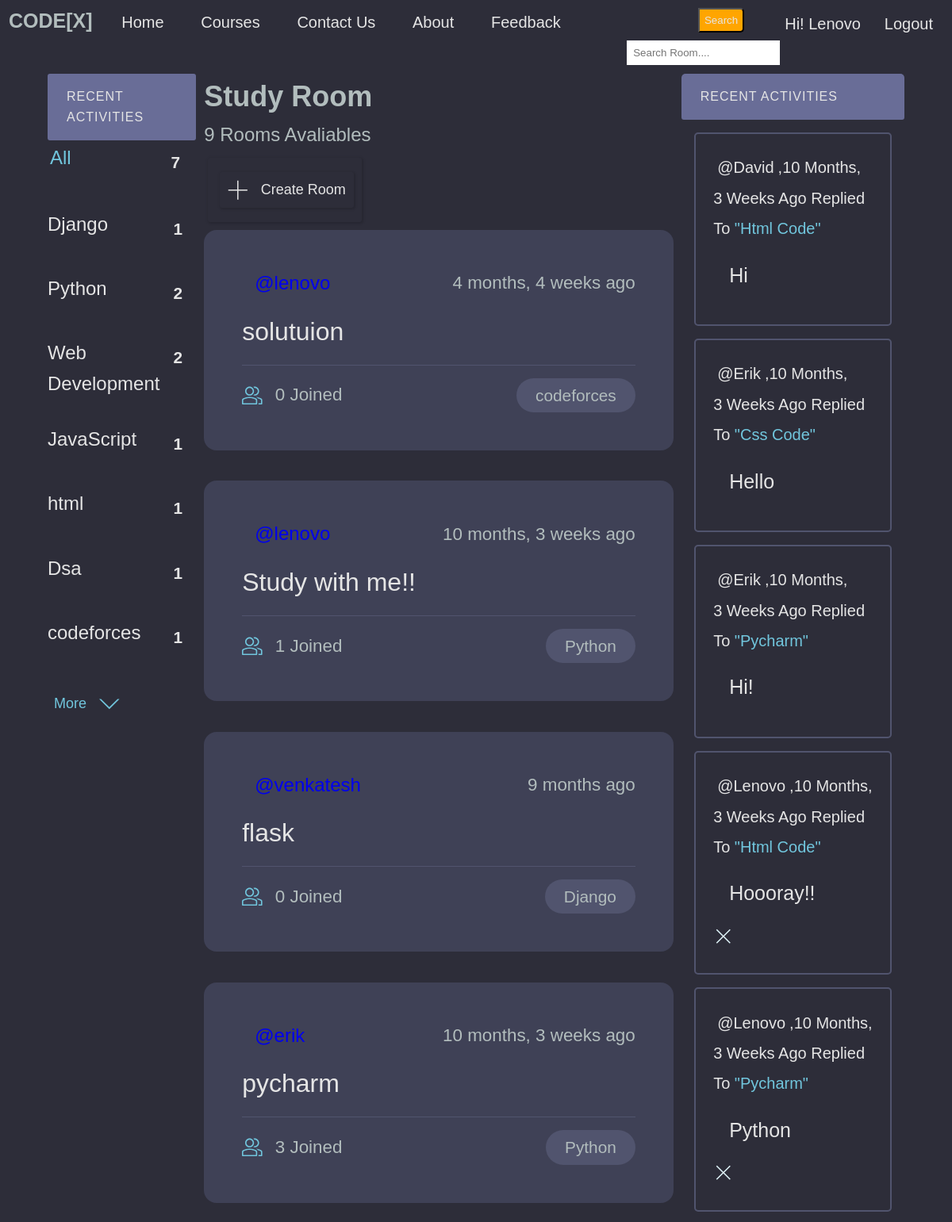
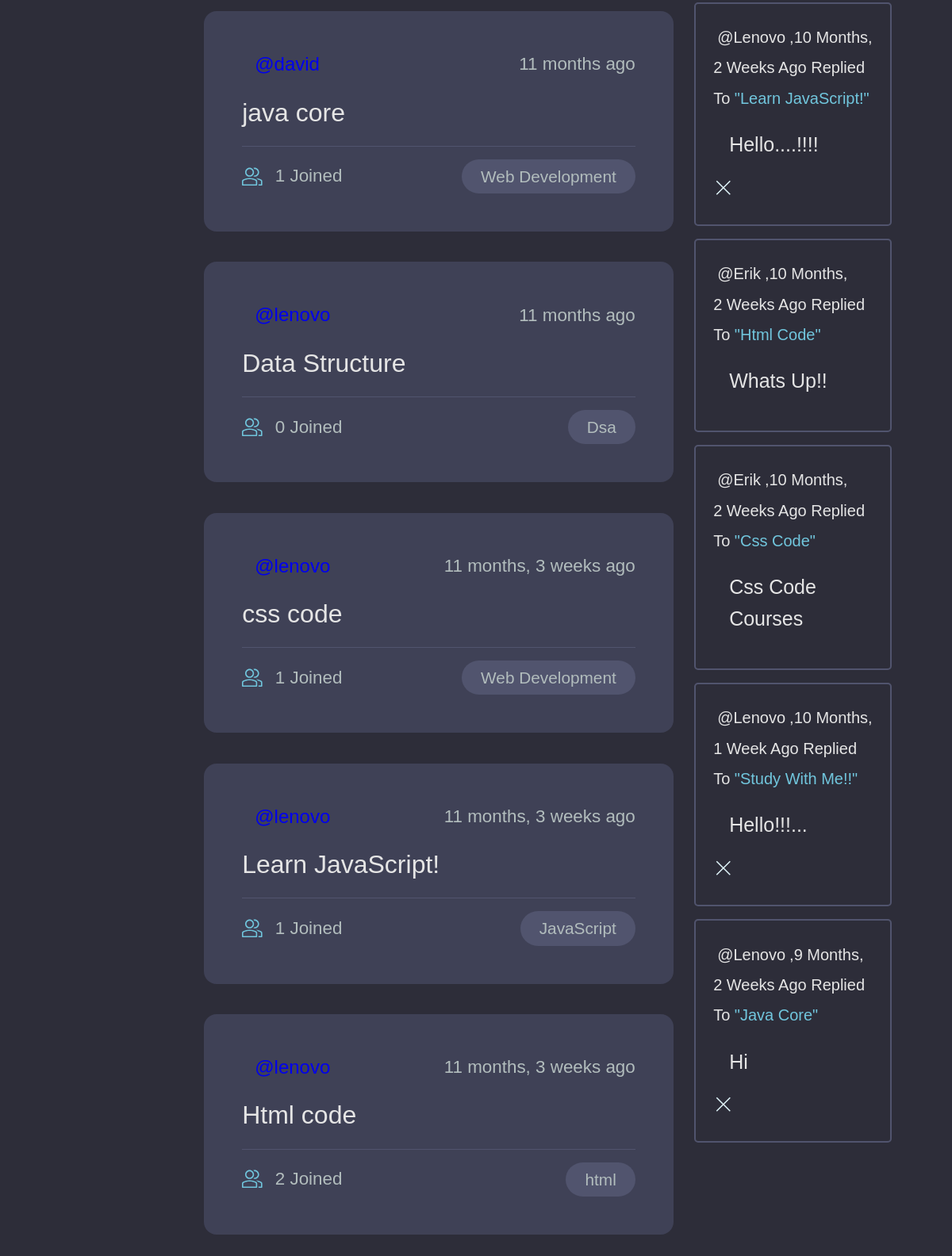
The app's page / (signed in) with its own data (2 pictures, top to bottom).
### base/models.py (models this page shows, shortened)
class Topic(models.Model):
    name = models.CharField(max_length=200)

class Room(models.Model):
    host =  models.ForeignKey(User, on_delete=models.SET_NULL,null=True)
    topic = models.ForeignKey(Topic, on_delete=models.SET_NULL,null=True)
    name =  models.CharField(max_length= 200)
    description = models.TextField(null= True, blank= True)
    participants= models.ManyToManyField(User, related_name='participants', blank=True)
    updated= models.DateTimeField(auto_now= True)
    created= models.DateTimeField(auto_now_add=True)
    class Meta:
        ordering = ['-updated','-created']
    def __str__(self):
        return self.name

class Message(models.Model):
    user= models.ForeignKey(User, on_delete=models.CASCADE)
    room = models.ForeignKey(Room, on_delete=models.CASCADE)
    body = models.TextField()
    updated= models.DateTimeField(auto_now= True)
    created = models.DateTimeField(auto_now_add=True)
    def __str__(self):
        return self.body[0:50]

### base/views.py (the view)
# urls.py: path('',views.home, name="home"),
def home(request):
    q = request.GET.get('q') if request.GET.get('q') != None else ''
    rooms = Room.objects.filter(
        Q(topic__name__icontains=q) |
        Q(name__icontains=q) |
        Q(description__icontains=q))
    room_count= rooms.count()
    topics = Topic.objects.all()
    room_message = Message.objects.filter(Q(room__topic__name__icontains=q))
    context = {'rooms': rooms ,'topics': topics,'room_count': room_count,'room_message': room_message}
    return render(request, 'base/home.html',context )

### base/templates/base/home.html (shortened to what this page needs)
{% extends 'main.html' %}
{% block content %}
<div class="layout layout--3">
    <div class="home-container">
        <div>
            {% include 'base/topics_component.html' %}
        </div>
        <div class="roomlist">
            <h2>Study Room</h2>
            <p>{{room_count}} Rooms Avaliables</p>
            <div class="btn">
                <a class="btn btn--main" href="{% url 'create-room' %}">
                    <svg version="1.1" xmlns="http://www.w3.org/2000/svg" width="32" height="32" viewBox="0 0 32 32">
                    <title>add</title>
                    <path
                      d="M16.943 0.943h-1.885v14.115h-14.115v1.885h14.115v14.115h1.885v-14.115h14.115v-1.885h-14.115v-14.115z">
                    </path>
                </svg>Create Room</a>
            </div>
            <div>
                {% include 'base/feed_component.html' %}
            </div>
        </div>
        <div>
            {% include 'base/activity_component.html' %}
        </div>
    </div>
</div>
{% endblock content %}

### templates/main.html (shortened to what this page needs)
<!DOCTYPE html>
<html lang="en">
<head>
</head>
<body>
    <nav class="nav-bar">
        <ul>
            <label class="logo">CODE[X]</label>
            <li><a  href="/">Home</a></li>
            <li><a href="{% url 'course' %}">Courses</a></li>
            <li><a href="{% url 'contact' %}">Contact us</a></li>
            <li><a href="#">About</a></li>
            <li><a href="#">feedback</a></li>
        </ul>
        {% if request.user.is_authenticated %}
        <a class="logout" href="{% url 'logout' %}">Logout</a>
        <p class="hello">Hi! {{request.user}}</p>
        {% else %}
        <a class="login" href="{% url 'login' %}">Login</a>
        {% endif %}
        <form method="GET" action="{% url 'home' %}">
            <button class="but">Search</button>
            <input class="search" type="text" name="q" placeholder="Search Room...."/>
        </form>
    </nav>
    {% block content %}
    {% endblock %}
</body>
</html>

### base/templates/base/topics_component.html (shortened to what this page needs)
<div class="topics-container">
    <div class="activities__header">
        <h2> Recent Activities </h2>
    </div>
    <ul class="topics__list">
        <li>
            <a href="{% url 'home' %}" class="active">All<span>{{topics.count}}</span></a>
        </li>
        {% for topic in topics %}
            <li>
                <a href="{% url 'home' %}?q={{topic.name}}">{{topic.name}}<span>{{topic.room_set.all.count}}</span></a>
            </li>
        {% endfor %}
    </ul>
    <a class="btn btn--link" href="{% url 'course' %}">More
        <svg version="1.1" xmlns="http://www.w3.org/2000/svg" width="32" height="32" viewBox="0 0 32 32">
            <title>chevron-down</title>
            <path d="M16 21l-13-13h-3l16 16 16-16h-3l-13 13z"></path>
        </svg>
    </a>
</div>

### base/templates/base/feed_component.html (shortened to what this page needs)
{% for room in rooms %}
<div class="roomListRoom">
    <div class="roomListRoom__header">
        <a href="{% url 'user-profile' room.host.id %}" class="roomListRoom__author">
            <span>@{{room.host.username}}</span>
        </a>
        <div class="roomListRoom__actions">
            <span>{{room.created|timesince}} ago</span>
        </div>
    </div>
    <div class="roomListRoom__content">
        <a href="{% url 'room' room.id %}">{{room.name}}</a>
    </div>
    <div class="roomListRoom__meta">
        <a href="{% url 'room' room.id %}" class="roomListRoom__joined">
            {{room.participants.all.count}} Joined
        </a>
        <p class="roomListRoom__topic">{{room.topic.name}}</p>
    </div>
</div>
{% endfor %}

### base/templates/base/activity_component.html (shortened to what this page needs)
<div class="activities">
    <div class="activities__header">
        <h2> Recent Activities </h2>
    </div>
    {% for message in room_message %}
        <div class="activities__box">
            <div>
                <small class="m_e_s"><a class="message-user" href="{% url 'user-profile' message.user.id %}">@{{ message.user }}</a>,{{message.created|timesince}} ago replied to </small>
                <small class="mess-room">"{{message.room}}"</small>
                <p class="user-message">{{message}}</p>
                {% if request.user == message.user %}
                    <div class="roomListRoom__actions">
                        <a href="{% url 'delete-message' message.id %}">
                            <svg version="1.1" xmlns="http://www.w3.org/2000/svg" width="32" height="32" viewBox="0 0 32 32">
                                <title>Delete Message</title>
                                <path
                                    d="M27.314 6.019l-1.333-1.333-9.98 9.981-9.981-9.981-1.333 1.333 9.981 9.981-9.981 9.98 1.333 1.333 9.981-9.98 9.98 9.98 1.333-1.333-9.98-9.98 9.98-9.981z">
                                </path>
                            </svg>
                        </a>
                    </div>
                {% endif %}
            </div>
        </div>
    {% endfor %}
</div>

### templates/main.html (style rules this page uses)
:root { --color-main: #71c6dd; --color-main-light: #e1f6fb; --color-dark: #3f4156; --color-dark-medium: #51546e; --color-dark-light: #696d97; --color-light: #e5e5e5; --color-gray: #8b8b8b; --color-light-gray: #b2bdbd; --color-bg: #2d2d39; --color-success: #5dd693; --color-error: #fc4b0b; }
* { padding: 0; margin: 0; text-decoration: none; list-style-type: none; box-sizing: border-box; font-family: 'Nunito', sans-serif }
body { color: var(--color-light-gray); background-color: var(--color-bg); line-height: 1.6; font-weight: 400; font-size: 1.5rem; min-height: 100vh; }
.nav-bar { background:#2d2d39; height: 55px; width: 100%; }
.logo { color:#b2bdbd ; font-size: 25px; line-height: 50px; padding: 0 10px; font-weight: bold; }
nav ul { float:left; margin:1px; }
nav ul li { display: inline-block; line-height:40px; margin: 0 14px; }
nav ul li a { color: #e5e5e5; font-size: 20px; padding: 4px 6px; border-radius: 3px; text-transform:capitalize; }
.search { float: right; margin-top: 10px; border: none; padding: 8px; }
button { float: right; margin-right: 45px; padding: 6px; margin-top: 10px; background: orange; color: #e5e5e5; border-radius: 0 5px 5px 0; cursor: pointer; }
.logout { float: right; color: #e5e5e5; font-size: 20px; padding: 4px 6px; border-radius: 3px; text-transform:capitalize; margin-top: 10px; margin-right: 18px; cursor: pointer; }
.hello { float: right; color: #e5e5e5; font-size: 20px; padding: 4px 6px; border-radius: 3px; text-transform:capitalize; margin-top: 10px; margin-right: 18px; }

### base/templates/base/home.html (style rules this page uses)
:root { --color-main: #71c6dd; --color-main-light: #e1f6fb; --color-dark: #3f4156; --color-dark-medium: #51546e; --color-dark-light: #696d97; --color-light: #e5e5e5; --color-gray: #8b8b8b; --color-light-gray: #b2bdbd; --color-bg: #2d2d39; --color-success: #5dd693; --color-error: #fc4b0b; }
.layout { margin-top: 2.4rem; }
.layout--3 > .home-container > div:last-child { flex-basis: 25%; }
.home-container { display: grid; grid-template-columns: 1fr 3fr 1fr; padding: 0; flex-basis: 100%; width: 90%; margin: auto; }
.btn { background-color: transparent; border: none; display: inline-flex; align-items: center; gap: 1rem; cursor: pointer; transition: all ease-in-out 0.3s; border-radius: 3px; box-shadow: 1px 1px 3px 1px rgba(0, 0, 0, 0.15); padding:8px 10px; font-size: 18px; margin-top: 10px; margin-bottom: 10px; margin-left: 5px; }
.btn--main { color: var( --color-light); }
.btn > svg { fill: currentColor; width: 1.6rem; height: 1.6rem; }

### base/templates/base/topics_component.html (style rules this page uses)
:root { --color-main: #71c6dd; --color-main-light: #e1f6fb; --color-dark: #3f4156; --color-dark-medium: #51546e; --color-dark-light: #696d97; --color-light: #e5e5e5; --color-gray: #8b8b8b; --color-light-gray: #b2bdbd; --color-bg: #2d2d39; --color-success: #5dd693; --color-error: #fc4b0b; }
.topics-container { margin-right: 10px; }
.topics__list { list-style: none; }
.topics__list li a { display: flex; justify-content: space-between; margin-bottom: 2rem; font-weight: 500; color: var( --color-light); transition: all 0.3s ease-in-out; }
.topics__list li a.active, .topics__list li a:hover { color: var(--color-main); border-radius: 3px; padding: 3px 3px; }
.topics__list li a span { padding: 0.5rem 1rem; color: var( --color-light); border-radius: 3px; font-size: 1.3rem; font-weight: 700; letter-spacing: 1px; }
.btn { background-color: transparent; border: none; display: inline-flex; align-items: center; gap: 1rem; cursor: pointer; transition: all ease-in-out 0.3s; border-radius: 3px; box-shadow: 1px 1px 3px 1px rgba(0, 0, 0, 0.15); padding:8px 10px; font-size: 18px; margin-top: 10px; margin-bottom: 10px; margin-left: 5px; }
.btn--link { border-radius: 3px; padding: 3px; color: var(--color-main); box-shadow: none; }
.activities__header h2 { background-color: var(--color-dark-light); text-transform: uppercase; font-weight: 500; padding: 1rem 1.5rem; color: var(--color-light); letter-spacing: 1px; font-size: 1rem; border-radius: 3px; }

### records on screen
Topic: name "Django", room_set.all.count "1"
Topic: name "Python", room_set.all.count "2"
Topic: name "Web Development", room_set.all.count "2"
Topic: name "JavaScript", room_set.all.count "1"
Topic: name "html", room_set.all.count "1"
Topic: name "Dsa", room_set.all.count "1"
Topic: name "codeforces", room_set.all.count "1"
Room: host.username "lenovo", created "4 months, 4 weeks", name "solutuion", participants.all.count "0", topic.name "codeforces"
Room: host.username "lenovo", created "10 months, 3 weeks", name "Study with me!!", participants.all.count "1", topic.name "Python"
Room: host.username "venkatesh", created "9 months", name "flask", participants.all.count "0", topic.name "Django"
Room: host.username "erik", created "10 months, 3 weeks", name "pycharm", participants.all.count "3", topic.name "Python"
Room: host.username "david", created "11 months", name "java core", participants.all.count "1", topic.name "Web Development"
Room: host.username "lenovo", created "11 months", name "Data Structure", participants.all.count "0", topic.name "Dsa"
Room: host.username "lenovo", created "11 months, 3 weeks", name "css code", participants.all.count "1", topic.name "Web Development"
Room: host.username "lenovo", created "11 months, 3 weeks", name "Learn JavaScript!", participants.all.count "1", topic.name "JavaScript"
Room: host.username "lenovo", created "11 months, 3 weeks", name "Html code", participants.all.count "2", topic.name "html"
Message: user "David", created "10 Months, 3 Weeks", room "Html Code", body "Hi"
Message: user "Erik", created "10 Months, 3 Weeks", room "Css Code", body "Hello"
Message: user "Erik", created "10 Months, 3 Weeks", room "Pycharm", body "Hi!"
Message: user "Lenovo", created "10 Months, 3 Weeks", room "Html Code", body "Hoooray!!"
Message: user "Lenovo", created "10 Months, 3 Weeks", room "Pycharm", body "Python"
Message: user "Lenovo", created "10 Months, 2 Weeks", room "Learn JavaScript!", body "Hello....!!!!"
Message: user "Erik", created "10 Months, 2 Weeks", room "Html Code", body "Whats Up!!"
Message: user "Erik", created "10 Months, 2 Weeks", room "Css Code", body "Css Code Courses"
Message: user "Lenovo", created "10 Months, 1 Week", room "Study With Me!!", body "Hello!!!..."
Message: user "Lenovo", created "9 Months, 2 Weeks", room "Java Core", body "Hi"

### other values on screen
{{ request.user }} "Lenovo"
{{ topics.count }} "7"
{{ room_count }} "9"
